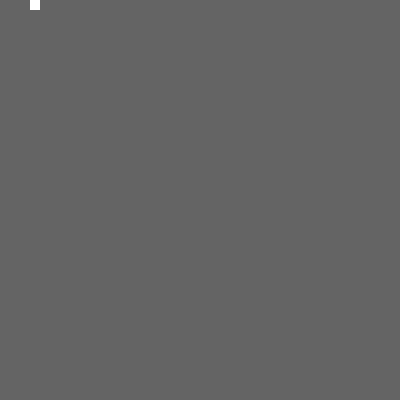
Frame 1 (no input)
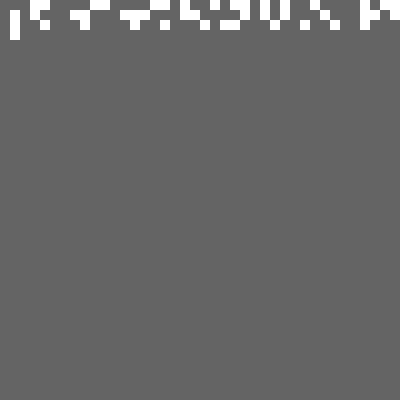
Frame 60 (the mouse pressed at the canvas centre just before this capture)
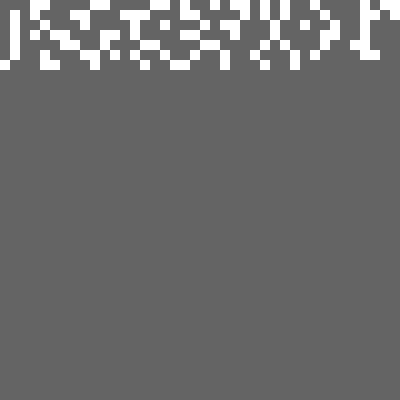
Frame 120 (the mouse held since frame 60 and released just before this capture)

The Processing sketch that drew these frames (run headless with seeded random() and noise(); from frame 60 on, the mouse is pressed at the canvas centre):

// Processing sketch: processing_1399
// ── processing_1399.pde



int i;


void setup ()
{
    size( 400, 400 );
    
    background( 100 );
    noStroke();
}


void draw ()
{
    i += random( 6 );
    
    if ( i > 1600 )
    {
        i = 0;
    }
    
    rect( i%40 * 10, i/40 * 10, 10, 10 );
}
